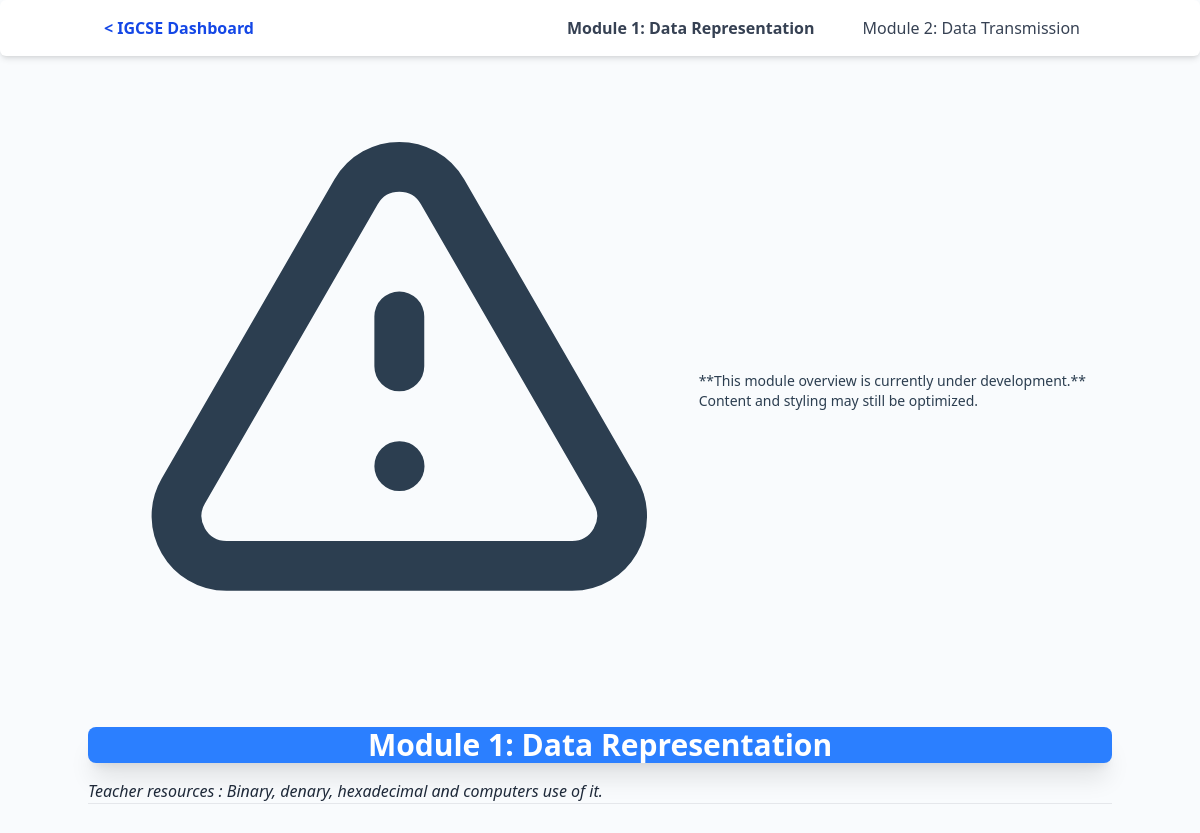
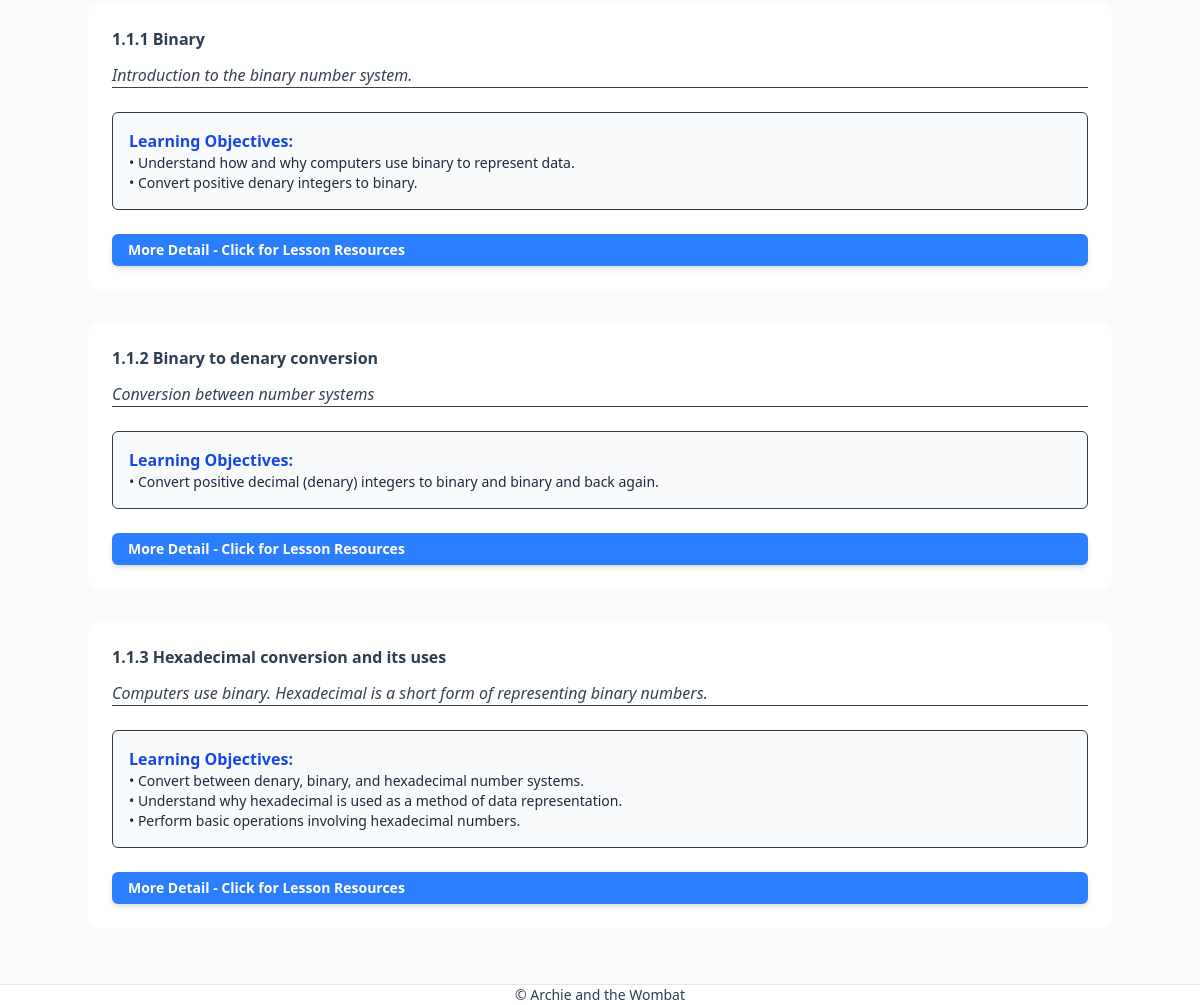
The app's page /igcse/module/module-1-data-representation/ with its own data (2 pictures, top to bottom).
### cam_igcse/models.py (models this page shows, shortened)
class Module(models.Model):
    name = models.CharField(max_length=255)
    slug = models.SlugField(unique=True, blank=True)
    description = models.TextField(blank=True)
    order = models.PositiveIntegerField(default=1)
    class Meta:
        ordering = ['order']

class Topic(models.Model):
    module = models.ForeignKey(Module, related_name='topics', on_delete=models.CASCADE)
    title = models.CharField(max_length=255)
    slug = models.SlugField(unique=True, blank=True)
    short_description = models.TextField(blank=True)
    order = models.PositiveIntegerField(default=1)
    is_free = models.BooleanField(default=False)
    learning_objectives = models.TextField(blank=True)
    syllabus_snapshot = models.TextField(blank=True)
    spark_question = models.TextField(blank=True)
    teacher_presentation = models.TextField(blank=True)
    personalisation_secure = models.TextField(blank=True)
    personalisation_foundation = models.TextField(blank=True)
    personalisation_support = models.TextField(blank=True)
    class Meta:
        ordering = ['order']

### cam_igcse/views.py (the view)
# urls.py: path('module/<slug:module_slug>/', ModuleDetailView.as_view(), name='module_detail'),
class ModuleDetailView(View):
    def get(self, request, module_slug, *args, **kwargs):
        module = get_object_or_404(
            Module.objects.prefetch_related('topics'),
            slug=module_slug
        )
        all_modules_data = get_all_modules_with_topics()
        context = {
            'module': module,
            'all_modules': all_modules_data, # for navbar
        }
        return render(request, 'learning/module_detail.html', context)

### cam_igcse/templatetags/custom_filters.py (called while the page is built)
@register.filter
def linebreaks_to_bulleted_text(value):
    if not value:
        return ""
    bullet_prefix = '<p class="pl-4 text-sm">•&nbsp;'
    bullet_suffix = '</p>'
    lines = value.splitlines()
    bulleted_items = [f"{bullet_prefix}{line.strip()}{bullet_suffix}" for line in lines if line.strip()]
    return mark_safe('\n'.join(bulleted_items))

### cam_igcse/views.py (called while the page is built)
def get_all_modules_with_topics():
    topics_prefetch = Prefetch(
        'topics',
        queryset=Topic.objects.all().order_by('order'),
        to_attr='topic_list' # Stores topics in 'topic_list' attribute
    )
    return Module.objects.all().prefetch_related(topics_prefetch).order_by('order')

### templates/learning/module_detail.html (shortened to what this page needs)
{% extends "learning/learning_base.html" %}
{% load static %}
{% load exercise_filters %}
{% load custom_filters %}
{% block content %}
<div class="mb-6 p-3 bg-yellow-100 border-l-4 border-yellow-500 rounded-md">
    <div class="flex items-center">
        <p class="text-sm font-medium text-yellow-800">
            **This module overview is currently under development.** Content and styling may still be optimized.
        </p>
    </div>
</div>
<section class="module-header mb-8 pb-6 border-b border-gray-200">
    <div class="py-4 px-6 sm:py-6 sm:px-8 bg-blue-500 border-b-4 border-blue-700 rounded-lg shadow-xl text-center">
        <h1 class="text-3xl sm:text-4xl lg:text-4xl font-extrabold tracking-tight text-white mb-0">
            {{ module.name }}
        </h1>
    </div>
    <p class="text-lg sm:text-xl text-gray-800 italic mt-4">
        {{ module.description }}
    </p>
</section>
<section class="module-content mt-4">
    {% for topic in module.topics.all %}
        <div class="topic-card p-6 bg-white border-l-4 border-green-500 rounded-xl shadow-lg hover:shadow-xl transition duration-300 mb-8">
            <div class="flex justify-between items-start mb-3">
                <div class="flex-grow">
                    <h3 class="text-2xl font-bold text-gray-900 mb-1">{{ topic.title }}</h3>
                </div>
            </div>
            <p class="text-base text-gray-700 italic mb-6 border-b pb-4 border-gray-100">
                {{ topic.short_description }}
            </p>
            <div class="objectives p-4 bg-gray-50 border border-gray-100 rounded-md mb-6">
                <h4 class="font-bold text-base text-blue-700 mb-2">Learning Objectives:</h4>
                {% if topic.learning_objectives %}
                    <div class="text-sm text-gray-800 pt-2">
                        {{ topic.learning_objectives|linebreaks_to_bulleted_text }}
                    </div>
                {% else %}
                    <p class="text-gray-500 text-sm">Learning objectives not yet detailed.</p>
                {% endif %}
            </div>
            <div class="text-left">
                <a href="{% url 'cam_igcse:topic_detail' module.slug topic.slug %}"
                   class="inline-flex items-center w-full
                          px-4 py-1.5
                          bg-blue-500 hover:bg-blue-600
                          text-white font-semibold
                          rounded-md transition duration-300 shadow-md
                          text-sm">
                    More Detail - Click for Lesson Resources
                </a>
            </div>
        </div>
    {% endfor %}
</section>
{% endblock %}

### templates/learning/learning_base.html (shortened to what this page needs)
{% load static %}
<!DOCTYPE html>
<html lang="en">
<head>
    <link rel="stylesheet" href="{% static 'css/tailwind.css' %}">
    <link rel="stylesheet" href="{% static 'css/educator_dashboard.css' %}">
</head>
<body class="bg-gray-50 text-gray-800">
    <nav class="module-navbar bg-white shadow-md rounded-md">
        <div class="container mx-auto flex justify-between items-center p-4">
            <a href="{% url 'cam_igcse:dashboard' %}" class="nav-brand font-bold text-blue-700 flex items-center">
                < IGCSE Dashboard
            </a>
            <ul class="nav-links hidden md:flex gap-1">
                {% for m in all_modules %}
                    <li class="nav-item relative group">
                        <a href="{% url 'cam_igcse:module_detail' m.slug %}"
                           class="px-4 py-2 rounded-lg text-gray-700 hover:bg-blue-500 hover:text-white transition duration-150
                           {% if module and m.slug == module.slug %}bg-blue-100 text-blue-700 font-bold{% endif %}">
                            {{ m.name }}
                        </a>
                    </li>
                {% endfor %}
            </ul>
        </div>
    </nav>
    <main id="igcse-main-dashboard" class="py-6">
        <div class="container mx-auto">
            {% block content %}{% endblock %}
        </div>
    </main>
<footer class="site-footer mt-12 py-4 border-t border-gray-200 bg-white text-center text-gray-500 text-sm">
        © Archie and the Wombat
    </footer>
</body>
</html>

### static/css/educator_dashboard.css (style rules this page uses)
:root { --pro-blue: #3A8DFF; --pro-text: #2C3E50; --pro-light-bg: #F9FBFD; --brand-red: #E60000; --brand-blue: #4a90e2; }
body { background-color: var(--pro-light-bg); color: var(--pro-text); }
*, *::before, *::after { box-sizing: border-box; }
#igcse-main-dashboard { width: 100%; max-width: 1200px; margin-left: auto; margin-right: auto; padding-left: 30px !important; padding-right: 30px !important; overflow-x: hidden; }
.module-navbar { height: 40px !important; min-height: 40px !important; background-color: #fff; border-radius: 8px; box-shadow: 0 4px 12px rgba(0,0,0,0.08); position: sticky; top: 0; z-index: 50; margin-bottom: 15px; padding: 0 !important; }
.nav-brand { display: flex !important; align-items: center !important; font-weight: 600; color: var(--pro-blue); font-size: 0.9rem !important; text-decoration: none; transition: color 0.2s; }
.nav-links { display: none !important; list-style: none; padding: 0 !important; margin: 0 !important; }
.nav-links li { display: inline-block !important; margin-left: 0.75rem; }
.nav-links a { padding: 0.3rem 0.6rem !important; border-radius: 4px; text-decoration: none; color: var(--pro-text); font-weight: 500; font-size: 0.9rem; }
@media (min-width: 768px) { .nav-links { position: static !important; display: flex !important; align-items: center !important; background-color: transparent !important; box-shadow: none !important; } }

### records on screen
Module: name "Module 1: Data Representation", description "Teacher resources : Binary, denary, hexadecimal and computers use of it."
Module: name "Module 2: Data Transmission"
Topic: title "1.1.1 Binary", short_description "Introduction to the binary number system.", learning_objectives "• Understand how and why computers use binary to represent data. • Convert positive denary integers to binary."
Topic: title "1.1.2 Binary to denary conversion", short_description "Conversion between number systems", learning_objectives "• Convert positive decimal (denary) integers to binary and binary and back again."
Topic: title "1.1.3 Hexadecimal conversion and its uses", short_description "Computers use binary. Hexadecimal is a short form of representing binary numbers.", learning_objectives "• Convert between denary, binary, and hexadecimal number systems. • Understand why hexadecimal is used as a method of data representation. • Perform basic operations involving hexadecimal numbers."
